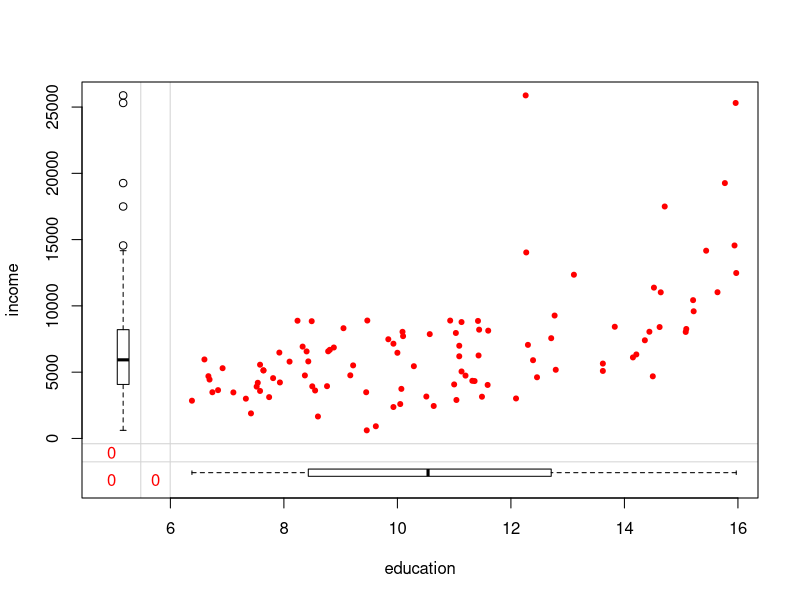
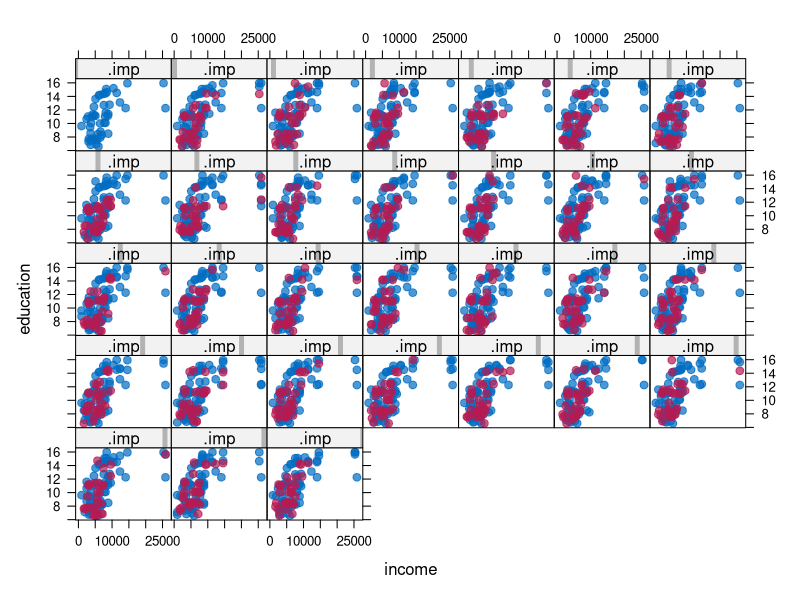
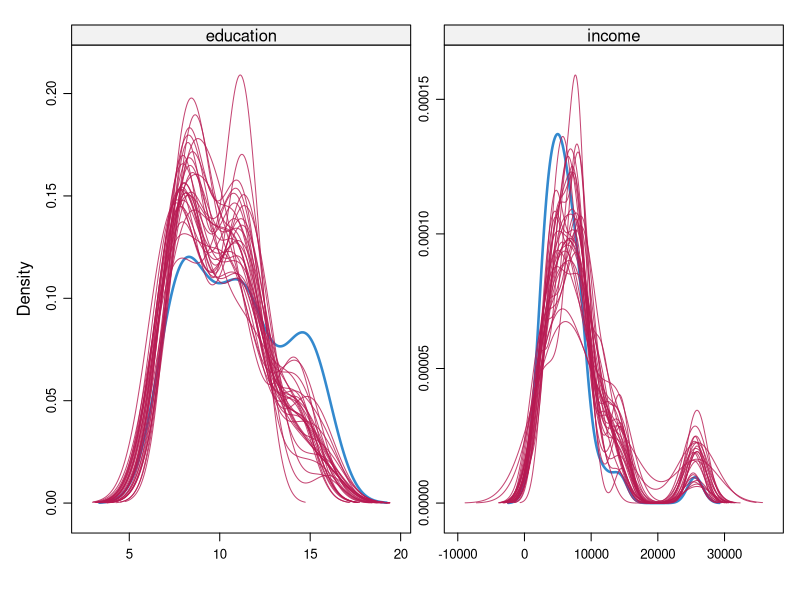

The R source for these figures, in order:
library(mice)
library(VIM)
library(car)

?Prestige
raw_data <- Prestige
head(raw_data)
summary(raw_data)
marginplot(raw_data[, c("education", "income")], pch =20, col = c("red"))

lm_model <- lm(income ~ education ,data = raw_data)
summary(lm_model)

mean(raw_data$income)
#===============================================================================
#introduce NAs in dataset

test_data <- raw_data
test_data[sample(1:nrow(test_data), 30), "education"] <- NA
test_data[sample(1:nrow(test_data), 30), "income"] <- NA

imputed_data <- mice(test_data, m =30, maxit = 40)
imp_1 = complete(imputed_data, 1)

summary(imp_1)
summary(raw_data)
imputed_data$method

#Check the fitness of the imputed data
xyplot(imputed_data, education~income | .imp, pch =20, cex =1.4)
densityplot(imputed_data)

#Create a linear model to fit education and income
lm_imputed <- with(imputed_data, lm(income ~ education))
summary(lm_imputed)

combined_model <- pool(lm_imputed)
summary(combined_model)
